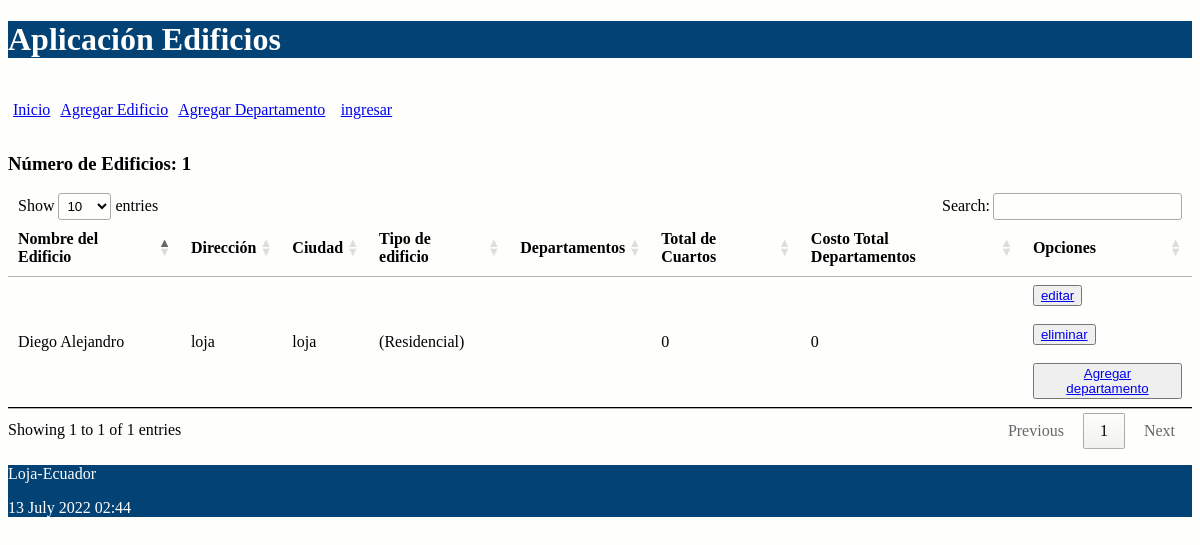
Before: / with the older database file.
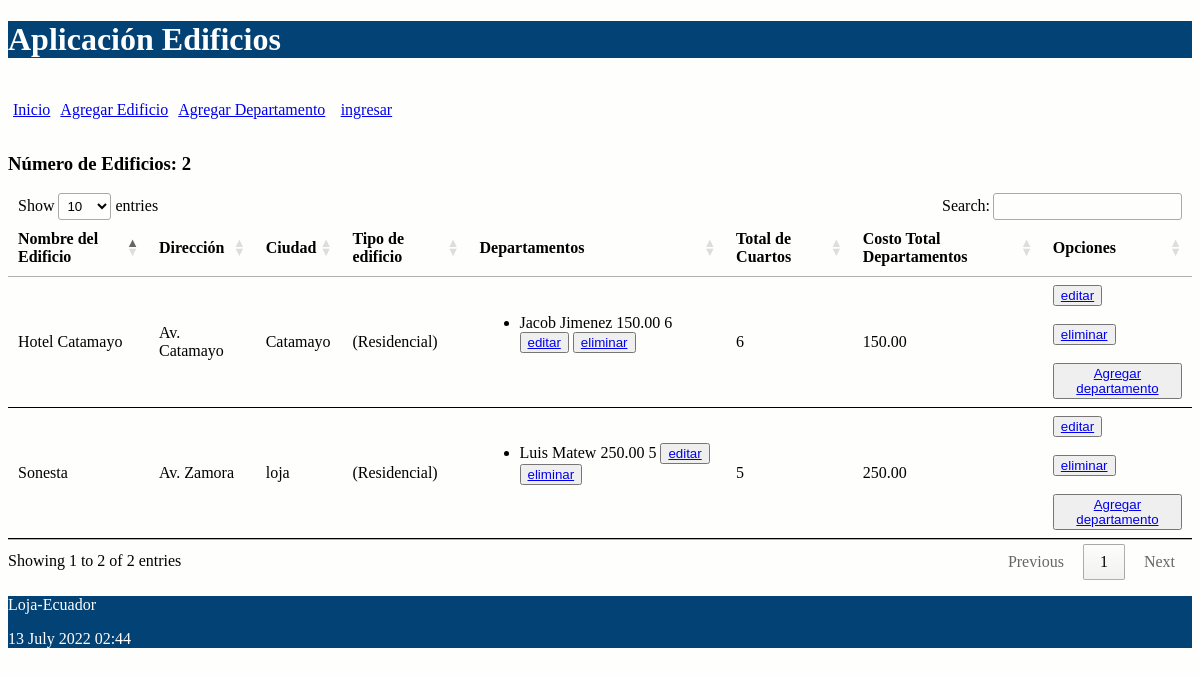
After: the same page with the newer database file.
### departamentos/models.py (models this page shows, shortened)
class Edificio(models.Model):
    tipo_edificio = (
    ('(Residencial)','residencial'),
    ('(Comercial)','comercial')
    )
    nombre = models.CharField(max_length=30)
    direccion = models.CharField(max_length=30)
    ciudad = models.CharField(max_length=30)
    tipo = models.CharField(max_length=30, choices = tipo_edificio)
    def obtener_costo_departametos(self):
        valor = [d.costo_dep for d in self.departamentos.all()]
        valor = sum(valor)
        return valor
    def obtener_cant_cuartos(self):
        valor = [d.num_cuartos for d in self.departamentos.all()]
        valor = sum(valor)
        return valor

class Departamento(models.Model):
    nombre_prop = models.CharField(max_length=100)
    costo_dep = models.DecimalField(max_digits=100, decimal_places=2)
    num_cuartos = models.IntegerField()
    edificio = models.ForeignKey(Edificio, on_delete=models.CASCADE,
            related_name="departamentos")
    def __str__(self):
        return "%s %s %d" % (self.nombre_prop,
                self.costo_dep,
                self.num_cuartos)

### departamentos/views.py (the view)
# urls.py: path('', views.index, name='index'),
def index(request):
    edificios = Edificio.objects.all()
    informacion_template = {'edificios': edificios, 'numero_edificios': len(edificios)}
    return render(request, 'index.html', informacion_template)

### departamentos/templates/index.html (shortened to what this page needs)
{% extends "master.html" %}
{% block content %}
<br>
<br>
<br>
<h3>Número de Edificios: {{ numero_edificios}}</h3>
<table id="tabla_datos">
  <thead>
    <tr>
      <th>Nombre del Edificio</th>
      <th>Dirección</th>
      <th>Ciudad</th>
      <th>Tipo de edificio</th>
      <th>Departamentos</th>
      <th>Total de Cuartos</th>
      <th>Costo Total Departamentos</th>
      <th>Opciones</th>
    </tr>
  </thead>
  {% for e in edificios %}
  <tr>
    <td>{{e.nombre}}</td>
    <td>{{e.direccion}}</td>
    <td>{{e.ciudad}}</td>
    <td>{{e.tipo}}</td>
    <td>
      <ul>
        {% for d in e.departamentos.all %}
        <li>
          <span>
            {{d}}
            <button><a href="{% url 'editar_departamento' d.id %}">editar</a></button>
            <button><a href="{% url 'eliminar_dep' d.id %}"> eliminar</a></button>
          </span>
        </li>
        {% endfor %}
      </ul>
      <br/>
    </td>
    <span><td>{{ e.obtener_cant_cuartos }}</td></span>
    <span><td>{{e.obtener_costo_departametos}}</td></span>
    <td>
      <button><a href="{% url 'editar_edificio' e.id %}">editar</a></button> <br/>
      <br>
      <button><a href="{% url 'eliminar_edificio' e.id %}">eliminar</a></button> <br/>
      <br>
      <button><a href="{% url 'crear_departamento_edificio' e.id %}"> Agregar departamento</a></button>
    </td>
  </tr>
  {% endfor %}
</table>
{% endblock %}

### departamentos/templates/master.html (shortened to what this page needs)
<!DOCTYPE html>
<html>
  <head>
    {% load static %}
    <link rel="stylesheet" type="text/css" href="{% static 'css/estilos.css' %}">
    <link rel="stylesheet" type="text/css" href="https://cdn.datatables.net/1.10.25/css/jquery.dataTables.min.css">
  </head>
  <body>
  <header>
    <h1>Aplicación Edificios </h1>
    <nav class="top_menu">
      <ul>
        <li><a href="{% url 'index' %}">Inicio</a></li>
        <li><a href="{% url 'crear_edificio' %}">Agregar Edificio</a></li>
        <li><a href="{% url 'crear_departamento' %}">Agregar Departamento</a></li>
        {% if user.is_authenticated %}
          <li><a href="{% url 'logout_view' %}">salir</a></li>
        {% else %}
          <li>[<a href="{% url 'login' %}">ingresar</a>]</li>
        {% endif %}
      </ul>
    </nav>
  </header>
  <section>
      {% block content %}{% endblock %}
  </section>
  {% include 'footer.html' %}
  </body>
</html>
</html>

### departamentos/templates/footer.html
<footer>
    <p>Loja-Ecuador</p>
    <p>{% now "j F Y H:i" %}</p>
</footer>

### departamentos/static/css/estilos.css (style rules this page uses)
body { background: #FEFEFD; }
header { background: #034275; color: #FFF; }
section { width: 100%; }
th, td { padding: 15px; border-bottom: 1px solid black; }
.top_menu ul { list-style:none; float:left; padding: 5px; width:99%; }
.top_menu ul li { float:left; margin-right:10px; margin-bottom:5px; color: #FFF; }
footer { background: #034275; color: #FFF; }

Changed rows visible on the page:
changed Edificio "loja": nombre "Diego Alejandro" → "Sonesta"; direccion "loja" → "Av. Zamora"; obtener_cant_cuartos "0" → "5"; obtener_costo_departametos "0" → "250.00"
added Departamento: nombre_prop+costo_dep+num_cuartos "Luis Matew 250.00 5", shown under Edificio "loja"
added Edificio: nombre "Hotel Catamayo", direccion "Av. Catamayo", ciudad "Catamayo", tipo "(Residencial)", obtener_cant_cuartos "6", obtener_costo_departametos "150.00"
added Departamento: nombre_prop+costo_dep+num_cuartos "Jacob Jimenez 150.00 6", shown under "Hotel Catamayo"
Other visible differences:
text written by a page script: "Show entries Search: Showing 1 to 1 of 1 entries Previous 1 Next" → "Show entries Search: Showing 1 to 2 of 2 entries Previous 1 Next"
{{ numero_edificios }}: "1" → "2"
